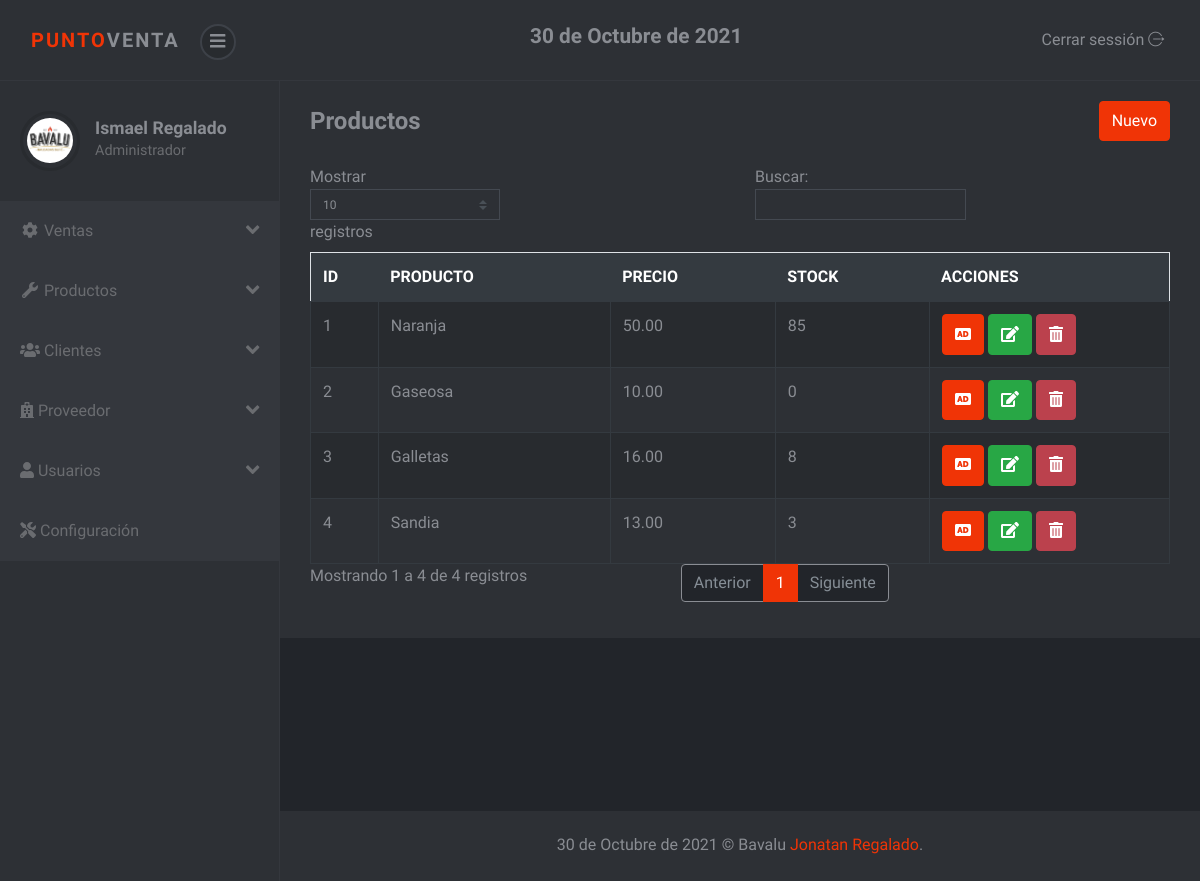
/sistema/lista_productos.php (signed in), run on the app's committed database.
### tables this page shows
CREATE TABLE `producto` (
  `codproducto` int(11) NOT NULL,
  `codigo` varchar(20) NOT NULL,
  `descripcion` varchar(200) NOT NULL,
  `proveedor` int(11) NOT NULL,
  `precio` decimal(10,2) NOT NULL,
  `existencia` int(11) NOT NULL,
  `usuario_id` int(11) NOT NULL
);

### sistema/lista_productos.php (the view)
<?php include_once "includes/header.php"; ?>
<div class="container-fluid">
	<div class="d-sm-flex align-items-center justify-content-between mb-4">
		<h1 class="h3 mb-0 text-gray-800">Productos</h1>
		<a href="registro_producto.php" class="btn btn-primary">Nuevo</a>
	</div>
	<div class="row">
		<div class="col-lg-12">
			<div class="table-responsive">
				<table class="table table-striped table-bordered" id="table">
					<thead class="thead-dark">
						<tr>
							<th>ID</th>
							<th>PRODUCTO</th>
							<th>PRECIO</th>
							<th>STOCK</th>
							<?php if ($_SESSION['rol'] == 1) { ?>
							<th>ACCIONES</th>
							<?php } ?>
						</tr>
					</thead>
					<tbody>
						<?php
						include "../conexion.php";
						$query = mysqli_query($conexion, "SELECT * FROM producto");
						$result = mysqli_num_rows($query);
						if ($result > 0) {
							while ($data = mysqli_fetch_assoc($query)) { ?>
								<tr>
									<td><?php echo $data['codproducto']; ?></td>
									<td><?php echo $data['descripcion']; ?></td>
									<td><?php echo $data['precio']; ?></td>
									<td><?php echo $data['existencia']; ?></td>
										<?php if ($_SESSION['rol'] == 1) { ?>
									<td>
										<a href="agregar_producto.php?id=<?php echo $data['codproducto']; ?>" class="btn btn-primary"><i class='fas fa-audio-description'></i></a>
										<a href="editar_producto.php?id=<?php echo $data['codproducto']; ?>" class="btn btn-success"><i class='fas fa-edit'></i></a>
										<form action="eliminar_producto.php?id=<?php echo $data['codproducto']; ?>" method="post" class="confirmar d-inline">
											<button class="btn btn-danger" type="submit"><i class='fas fa-trash-alt'></i> </button>
										</form>
									</td>
										<?php } ?>
								</tr>
						<?php }
						} ?>
					</tbody>
				</table>
			</div>
		</div>
	</div>
</div>
<?php include_once "includes/footer.php"; ?>

### sistema/css/style.violet.css (style rules this page uses)
body { position: relative; }
a { -webkit-transition: all 0.3s; transition: all 0.3s; display: inline-block; }
button { cursor: pointer; }
button, input[type='submit'] { cursor: pointer; font-family: inherit; font-weight: 300 !important; }
.table { margin-bottom: 0; color: #8a8d93; }
.table td, .table th { border-color: #343a40; }
.table thead th { border: none; }
.table-striped tbody tr { -webkit-transition: all 0.3s; transition: all 0.3s; }
.table-striped tbody tr:nth-of-type(odd) { background-color: #282b2f; }
.table-bordered td, .table-bordered th { border-color: #343a40; }
.btn { font-weight: 400; border: 1px solid transparent; padding: 0.45rem 0.75rem; font-size: 1rem; line-height: 1.5; border-radius: 0.25rem; -webkit-transition: color 0.15s ease-in-out, background-color 0.15s ease-in-out, border-color 0.15s ease-in-out, -webkit-box-shadow 0.15s ease-in-out; transition: color 0.15s ease-in-out, background-color 0.15s ease-in-out, border-color 0.15s ease-in-out, -webkit-box-shadow 0.15s ease-in-out; transition: color 0.15s ease-in-out, background-color 0.15s ease-in-out, border-color 0.15s ease-in-out, box-shadow 0.15s ease-in-out; transition: color 0.15s ease-in-out, background-color 0.15s ease-in-out, border-color 0.15s ease-in-out, box-shadow 0.15s ease-in-out, -webkit-box-shadow 0.15s ease-in-out; }
.btn-primary { color: color-yiq(#f03406); background-color: #f03406; border-color: #f03406; }
.btn-success { color: color-yiq(#28a745); background-color: #28a745; border-color: #28a745; }
.btn-danger { color: color-yiq(#bb414d); background-color: #bb414d; border-color: #bb414d; }
body { font-family: "Muli", sans-serif; font-size: 1rem; font-weight: 400; line-height: 1.5; color: #8a8d93; background-color: #fff; }
a { color: #f03406; text-decoration: none; }
h1, h2, h3, h4, h5, h6, .h1, .h2, .h3, .h4, .h5, .h6 { margin-bottom: 0.5rem; font-family: inherit; font-weight: 700; line-height: 1.2; color: inherit; }
h1, .h1 { font-size: 2.5rem; }
h3, .h3 { font-size: 1.5rem; }

### data on the page
producto: codproducto "1", descripcion "Naranja", precio "50.00", existencia "85"
producto: codproducto "2", descripcion "Gaseosa", precio "10.00", existencia "0"
producto: codproducto "3", descripcion "Galletas", precio "16.00", existencia "8"
producto: codproducto "4", descripcion "Sandia", precio "13.00", existencia "3"

### other printed values
fechaGT() "30 de Octubre de 2021"
$_SESSION['nombre'] "Ismael Regalado"
